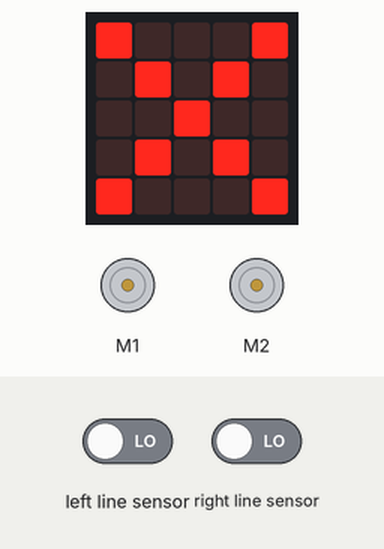
The program below on a simulated BBC micro:bit (MakeCode). Parts: the board's 5×5 LED display, 2 × DC motor (green arrow = forward, orange = backward, longer = faster). The inputs (shaded band) are chosen by the test bench; at power-on: left line sensor LOW, right line sensor LOW.

Above: at 0.1 s.
2.9 s: left line sensor driven HIGH
At 4.0 s:
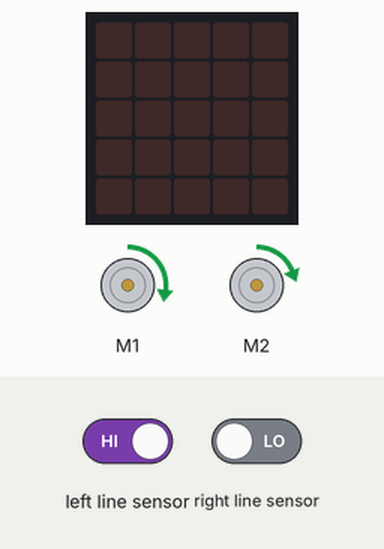
4.4 s: right line sensor driven HIGH
At 5.0 s:
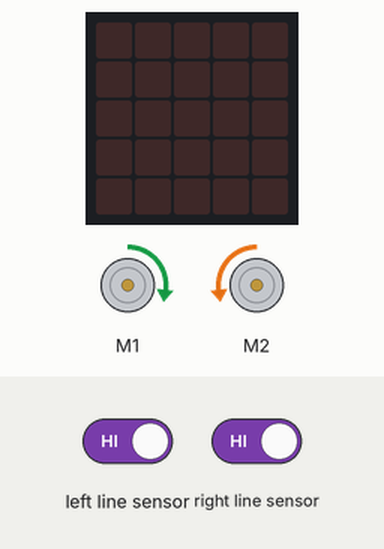
5.9 s: right line sensor driven LOW
At 6.7 s:
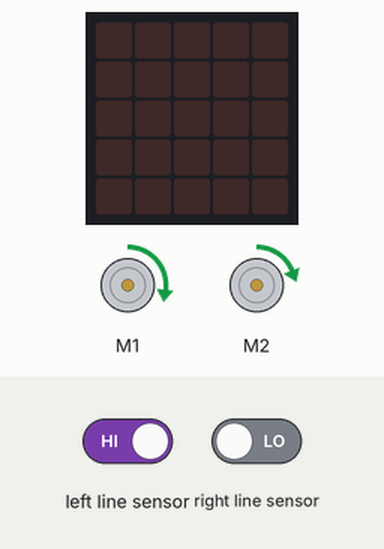
7.4 s: left line sensor driven LOW
At 7.7 s:
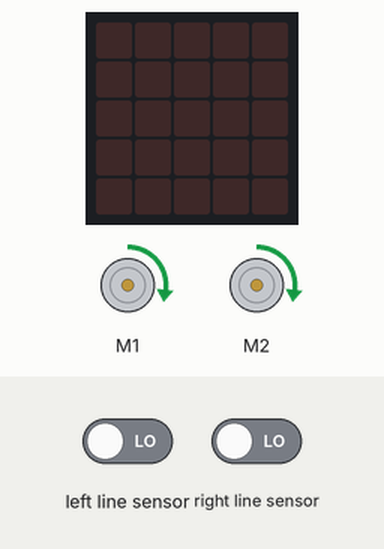
8.9 s: right line sensor driven HIGH
At 9.8 s:
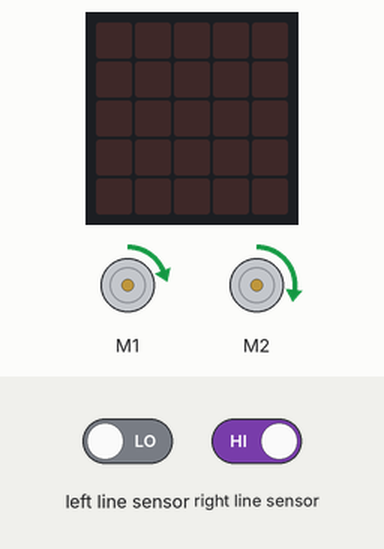
Timing chart, 0 to 11.4 s (numbered marks = the images above; inputs shaded):
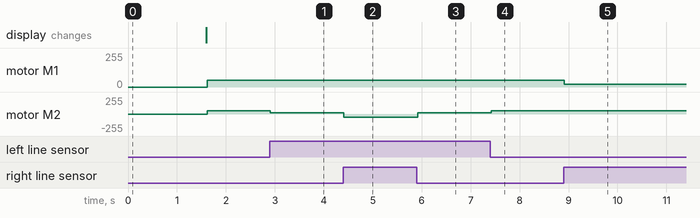

The program:

main.ts
```typescript
function rodaD () {
    while (maqueen.readPatrol(maqueen.Patrol.PatrolRight) != 0) {
        maqueen.motorRun(maqueen.Motors.M1, maqueen.Dir.CW, 50)
        maqueen.motorRun(maqueen.Motors.M2, maqueen.Dir.CCW, 50)
    }
}
function rodaE () {
    while (maqueen.readPatrol(maqueen.Patrol.PatrolLeft) != 0) {
        maqueen.motorRun(maqueen.Motors.M1, maqueen.Dir.CCW, 50)
        maqueen.motorRun(maqueen.Motors.M2, maqueen.Dir.CW, 50)
    }
    basic.pause(500)
}
basic.showIcon(IconNames.No)
basic.pause(1000)
basic.clearScreen()
led.enable(false)
basic.forever(function () {
    if (maqueen.readPatrol(maqueen.Patrol.PatrolLeft) == 0 && maqueen.readPatrol(maqueen.Patrol.PatrolRight) == 0) {
        maqueen.motorRun(maqueen.Motors.All, maqueen.Dir.CW, 50)
    } else if (maqueen.readPatrol(maqueen.Patrol.PatrolLeft) == 1 && maqueen.readPatrol(maqueen.Patrol.PatrolRight) == 0) {
        maqueen.motorRun(maqueen.Motors.M1, maqueen.Dir.CW, 50)
        maqueen.motorRun(maqueen.Motors.M2, maqueen.Dir.CW, 20)
    } else if (maqueen.readPatrol(maqueen.Patrol.PatrolLeft) == 0 && maqueen.readPatrol(maqueen.Patrol.PatrolRight) == 1) {
        maqueen.motorRun(maqueen.Motors.M1, maqueen.Dir.CW, 20)
        maqueen.motorRun(maqueen.Motors.M2, maqueen.Dir.CW, 50)
    } else if (maqueen.readPatrol(maqueen.Patrol.PatrolLeft) == 1 && maqueen.readPatrol(maqueen.Patrol.PatrolRight) == 1) {
        rodaD()
    }
})
```

test.ts
```typescript
// os teses vão aqui; isto não será compilado quando este pacote for usado como extensão.
```

Measured:
- after the input at 2.9 s, motor M2: forward 50/255 → forward 20/255 at once
- after the input at 4.4 s, motor M2: forward 20/255 → backward 50/255 at once
- after the input at 5.9 s, motor M2: backward 50/255 → forward 20/255 at once
- after the input at 7.4 s, motor M2: forward 20/255 → forward 50/255 at once
- after the input at 8.9 s, motor M1: forward 50/255 → forward 20/255 at once
